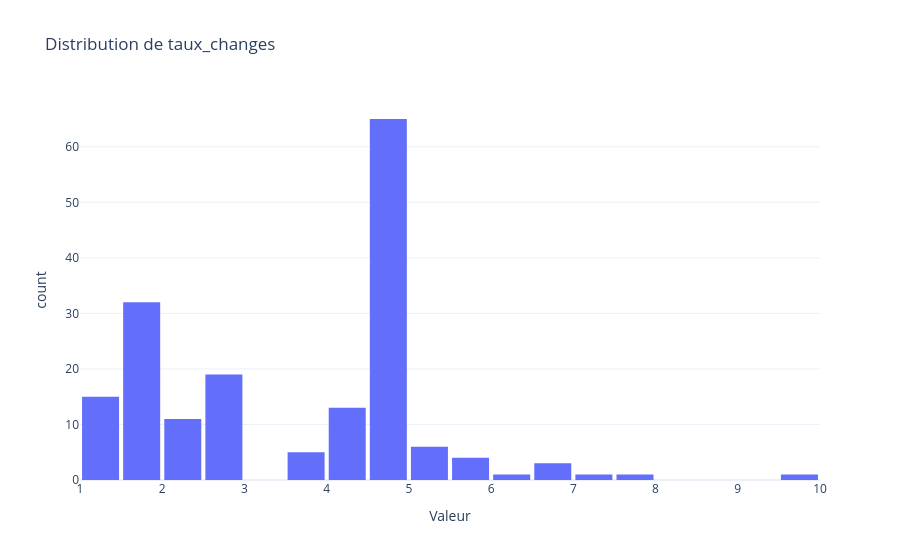
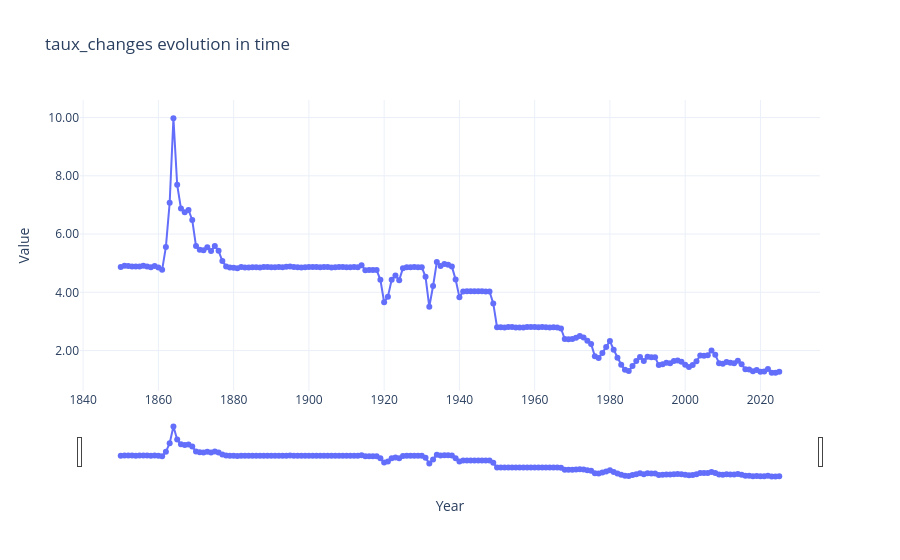

Notebook code for these charts, in order:
### Markdown cell above
### Taux de change (£/$)

### Code cell
print(f"{df["taux_changes"].describe()}\n")

histogram(df, 'taux_changes')

time_evo(df, 'taux_changes')

### Figure 1 — Plotly figure (JSON) as saved in the notebook; plotly's stock layout.template omitted (floating-point values rounded to 4 significant figures; data arrays with more than 128 entries replaced by an {"elided": "..."} marker saying what was removed)
{"data": [{"bingroup": "x", "hovertemplate": "Valeur=%{x}<br>count=%{y}<extra></extra>", "legendgroup": "", "marker": {"color": "#636EFA", "pattern": {"shape": ""}}, "name": "", "nbinsx": 20, "orientation": "v", "showlegend": false, "type": "histogram", "x": {"elided": "177 float values"}, "xaxis": "x", "yaxis": "y"}], "layout": {"bargap": 0.1, "barmode": "relative", "legend": {"tracegroupgap": 0}, "title": {"text": "Distribution de taux_changes"}, "xaxis": {"anchor": "y", "domain": [0, 1], "tickformat": "d", "title": {"text": "Valeur"}}, "yaxis": {"anchor": "x", "domain": [0, 1], "title": {"text": "count"}}}}

### Figure 2 — Plotly figure (JSON) as saved in the notebook; plotly's stock layout.template omitted (floating-point values rounded to 4 significant figures; data arrays with more than 128 entries replaced by an {"elided": "..."} marker saying what was removed)
{"data": [{"hovertemplate": "Year=%{x}<br>Value=%{y}<extra></extra>", "legendgroup": "", "line": {"color": "#636efa", "dash": "solid"}, "marker": {"symbol": "circle"}, "mode": "lines+markers", "name": "", "orientation": "v", "showlegend": false, "type": "scatter", "x": {"elided": "177 float values"}, "xaxis": "x", "y": {"elided": "177 float values"}, "yaxis": "y"}], "layout": {"legend": {"tracegroupgap": 0}, "title": {"text": "taux_changes evolution in time"}, "xaxis": {"anchor": "y", "domain": [0, 1], "rangeslider": {"visible": true}, "tickformat": "d", "title": {"text": "Year"}}, "yaxis": {"anchor": "x", "domain": [0, 1], "tickformat": ".2f", "title": {"text": "Value"}}}}
